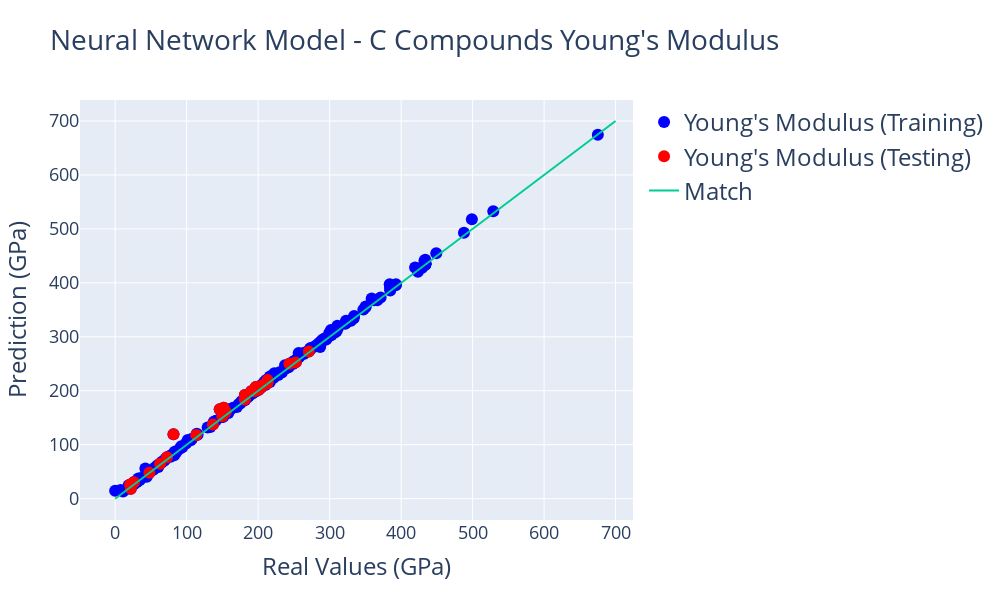

Write notebook code for a chart like this one.
### Markdown cell above
### 4. Plotting

The easiest way to see if the model did a good job estimating the Young's Modulus for the Elements is through a plot comparing Real Values with their Predictions. We will use [Plotly](https://plot.ly/python/) to create a plot like that. We covered how to plot in Plotly in the first tutorial of this tool. For values in this plot, the line (x = y) indicates a perfect match and would be the desirable result for the points. As you analyze the plot, you can hover on the points to see the data we obtained in the cell above.

### Code cell
import plotly
import plotly.graph_objs as go
from plotly.offline import iplot

plotly.offline.init_notebook_mode(connected=True)

layout0= go.Layout(title=go.layout.Title(text="Neural Network Model - C Compounds Young's Modulus", font=dict(size=28)), hovermode= 'closest', width = 1000, height=600, showlegend=True,  # Hovermode establishes the way the labels that appear when you hover are arranged # Establishing a square plot width=height
    xaxis= dict(title=go.layout.xaxis.Title(text='Real Values (GPa)', font=dict(size=24)), zeroline= False, gridwidth= 1, tickfont=dict(size=18)), # Axis Titles. Removing the X-axis Mark. Adding a Grid
    yaxis= dict(title=go.layout.yaxis.Title(text='Prediction (GPa)', font=dict(size=24)), zeroline= False, gridwidth= 1, tickfont=dict(size=18)), # Axis Titles. Removing the Y-axis Mark. Adding a Grid
    legend=dict(font=dict(size=24))) # Adding a legend

trace0 = go.Scatter(x = all_labels, y = predictions, mode = 'markers', marker= dict(size= 12, color= 'blue'), text= elements, name = 'Young\'s Modulus (Training)')
trace1 = go.Scatter(x = test_labels, y = test_predictions, mode = 'markers', marker= dict(size= 12, color= 'red'), text = labeled_elements, name = 'Young\'s Modulus (Testing)')
trace2 = go.Scatter(x = [0,700], y = [0,700], mode = 'lines', name = "Match") # This trace is the line X = Y which would indicate that the Prediction equals the real value

data = [trace0, trace1, trace2]
fig= go.Figure(data, layout=layout0)
iplot(fig)

### Figure 1 — Plotly figure (JSON) as saved in the notebook; plotly's stock layout.template omitted (floating-point values rounded to 4 significant figures; data arrays with more than 128 entries replaced by an {"elided": "..."} marker saying what was removed)
{"data": [{"marker": {"color": "blue", "size": 12}, "mode": "markers", "name": "Young's Modulus (Training)", "text": {"elided": "232 str values"}, "type": "scatter", "x": {"elided": "232 float values"}, "y": {"elided": "232 float values"}}, {"marker": {"color": "red", "size": 12}, "mode": "markers", "name": "Young's Modulus (Testing)", "text": ["La3InC", "Sc3AlC", "Y3AlC", "Hf2SnC", "NaCNO", "NdNi2B2C", "CaMg(CO3)2", "K2Ca(CO3)2", "Ti2CdC", "Ce2Re2Si2C", "LaNi2B2C", "TbNi2B2C", "KHCO3", "TmNi2B2C", "HoCr2Si2C", "Sm2Fe2Si2C", "Er2Fe2Si2C", "Sr2C(NCl)2", "ErNi2B2C", "DyNi2B2C", "NaCSN", "La2Si4CN6", "Tm2Fe2Si2C", "UNi2B2C", "Ho2Fe2Si2C", "Y2Fe2Si2C", "Lu2Fe2Si2C", "HoSiRu2C", "Y2Si4CN6", "Tb2Fe2Si2C", "LaB2Rh2C", "KCaCO3F"], "type": "scatter", "x": [81.6, 195.9, 149.9, 213.3, 21.92, 195.4, 113.5, 62.88, 136.7, 154.8, 181.4, 196.8, 26.2, 196.8, 270.8, 181.4, 212.5, 47.88, 195, 190.3, 20.96, 146.3, 213.3, 243.7, 206.6, 204.2, 212.5, 201.7, 252.5, 200.9, 151.8, 72.5], "y": [119.6, 203.8, 152.9, 219.9, 18.4, 201.5, 118.2, 64.82, 137.4, 160.8, 192.1, 203.3, 30.36, 207.1, 272.9, 183.7, 213.6, 47.99, 199.2, 199.3, 26.42, 165.7, 215.8, 249.9, 210.6, 206.1, 214.9, 207.3, 252.6, 201.8, 168.4, 76.97]}, {"mode": "lines", "name": "Match", "type": "scatter", "x": [0, 700], "y": [0, 700]}], "layout": {"height": 600, "hovermode": "closest", "legend": {"font": {"size": 24}}, "showlegend": true, "title": {"font": {"size": 28}, "text": "Neural Network Model - C Compounds Young's Modulus"}, "width": 1000, "xaxis": {"gridwidth": 1, "tickfont": {"size": 18}, "title": {"font": {"size": 24}, "text": "Real Values (GPa)"}, "zeroline": false}, "yaxis": {"gridwidth": 1, "tickfont": {"size": 18}, "title": {"font": {"size": 24}, "text": "Prediction (GPa)"}, "zeroline": false}}}
